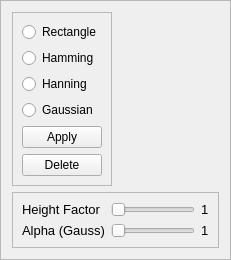
        <widget class="QFrame" name="frame_3">
         <property name="frameShape">
          <enum>QFrame::StyledPanel</enum>
         </property>
         <property name="frameShadow">
          <enum>QFrame::Raised</enum>
         </property>
         <layout class="QGridLayout" name="gridLayout_5">
          <item row="0" column="1">
           <widget class="PlotWidget" name="windowvisual" native="true">
            <property name="sizePolicy">
             <sizepolicy hsizetype="Preferred" vsizetype="Minimum">
              <horstretch>0</horstretch>
              <verstretch>0</verstretch>
             </sizepolicy>
            </property>
           </widget>
          </item>
          <item row="0" column="0">
           <widget class="QFrame" name="frame_15">
            <property name="sizePolicy">
             <sizepolicy hsizetype="Fixed" vsizetype="Preferred">
              <horstretch>0</horstretch>
              <verstretch>0</verstretch>
             </sizepolicy>
            </property>
            <property name="frameShape">
             <enum>QFrame::StyledPanel</enum>
            </property>
            <property name="frameShadow">
             <enum>QFrame::Raised</enum>
            </property>
            <layout class="QVBoxLayout" name="verticalLayout_2">
             <item>
              <widget class="QRadioButton" name="RectangleRadio">
               <property name="text">
                <string>Rectangle</string>
               </property>
              </widget>
             </item>
             <item>
              <widget class="QRadioButton" name="HammingRadio">
               <property name="text">
                <string>Hamming</string>
               </property>
              </widget>
             </item>
             <item>
              <widget class="QRadioButton" name="HanningRadio">
               <property name="text">
                <string>Hanning</string>
               </property>
              </widget>
             </item>
             <item>
              <widget class="QRadioButton" name="GaussianRadio">
               <property name="text">
                <string>Gaussian</string>
               </property>
              </widget>
             </item>
             <item>
              <widget class="QPushButton" name="ApplyButton">
               <property name="text">
                <string>Apply</string>
               </property>
              </widget>
             </item>
             <item>
              <widget class="QPushButton" name="Deletebutton">
               <property name="text">
                <string>Delete</string>
               </property>
              </widget>
             </item>
            </layout>
           </widget>
          </item>
          <item row="1" column="0" colspan="2">
           <widget class="QFrame" name="frame_16">
            <property name="sizePolicy">
             <sizepolicy hsizetype="Preferred" vsizetype="Fixed">
              <horstretch>0</horstretch>
              <verstretch>0</verstretch>
             </sizepolicy>
            </property>
            <property name="frameShape">
             <enum>QFrame::StyledPanel</enum>
            </property>
            <property name="frameShadow">
             <enum>QFrame::Raised</enum>
            </property>
            <layout class="QGridLayout" name="gridLayout_4">
             <item row="1" column="1">
              <widget class="QSlider" name="AlphaControl">
               <property name="orientation">
                <enum>Qt::Horizontal</enum>
               </property>
              </widget>
             </item>
             <item row="0" column="1">
              <widget class="QSlider" name="WindowLengthControl">
               <property name="orientation">
                <enum>Qt::Horizontal</enum>
               </property>
              </widget>
             </item>
             <item row="0" column="0">
              <widget class="QLabel" name="label_16">
               <property name="font">
                <font>
                 <pointsize>10</pointsize>
                </font>
               </property>
               <property name="text">
                <string>Height Factor</string>
               </property>
              </widget>
             </item>
             <item row="1" column="0">
              <widget class="QLabel" name="label_17">
               <property name="font">
                <font>
                 <pointsize>10</pointsize>
                </font>
               </property>
               <property name="text">
                <string>Alpha (Gauss)</string>
               </property>
              </widget>
             </item>
             <item row="1" column="2">
              <widget class="QLabel" name="alphaValue">
               <property name="font">
                <font>
                 <pointsize>10</pointsize>
                </font>
               </property>
               <property name="text">
                <string>1</string>
               </property>
              </widget>
             </item>
             <item row="0" column="2">
              <widget class="QLabel" name="heightValue">
               <property name="sizePolicy">
                <sizepolicy hsizetype="Fixed" vsizetype="Preferred">
                 <horstretch>0</horstretch>
                 <verstretch>0</verstretch>
                </sizepolicy>
               </property>
               <property name="font">
                <font>
                 <pointsize>10</pointsize>
                </font>
               </property>
               <property name="text">
                <string>1</string>
               </property>
              </widget>
             </item>
            </layout>
           </widget>
          </item>
         </layout>
        </widget>
